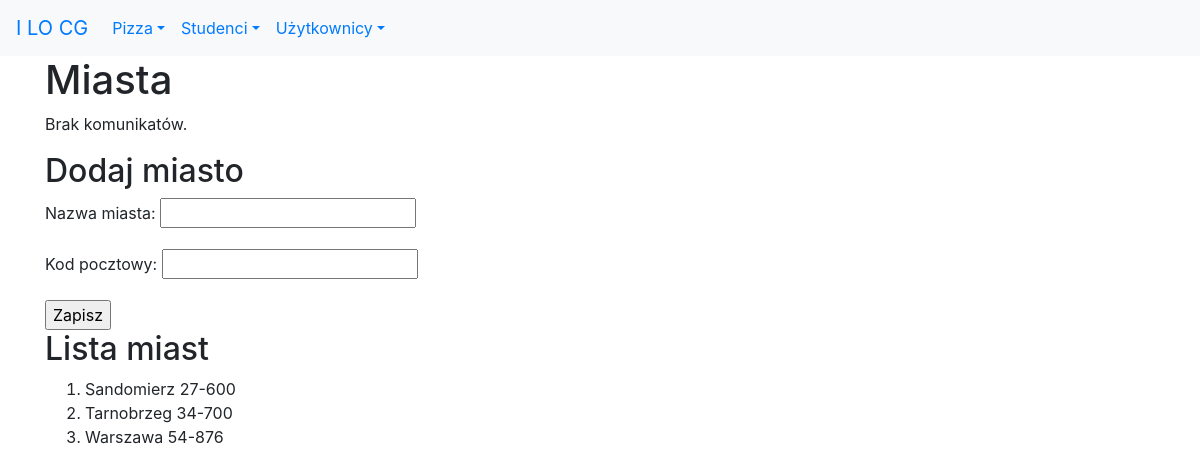
The app's page /studenci/miasta/ (signed in), older data.
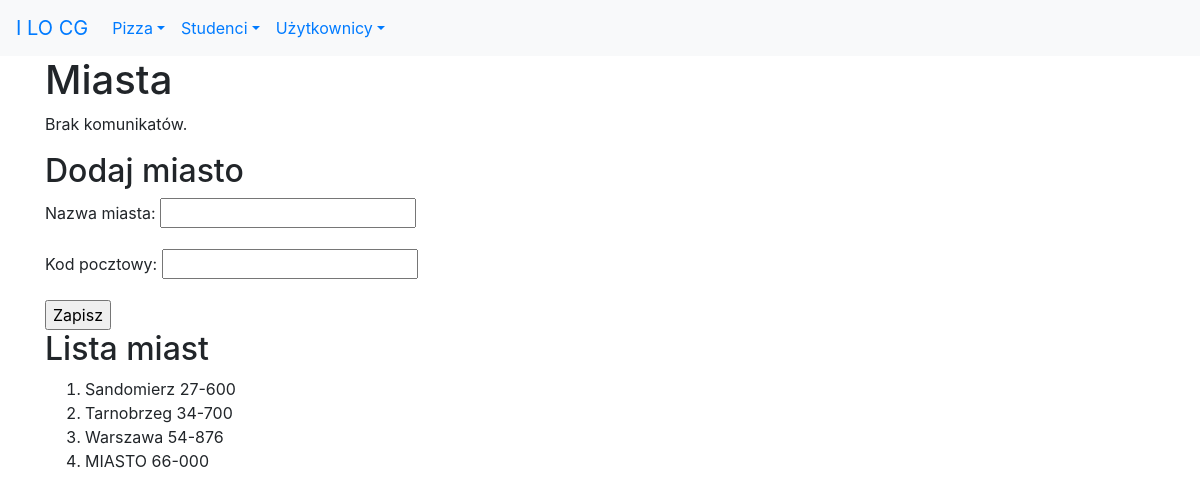
The same page, newer data.
### studenci/models.py (models this page shows, shortened)
class Miasto(models.Model):
    nazwa = models.CharField(verbose_name='miasto', max_length=30)
    kod = models.CharField(max_length=30, help_text="Wpisz kod pocztowy")
    class Meta:
        verbose_name_plural = "miasta"

### studenci/views.py (the view)
# urls.py: path('miasta/', views.miasta, name='miasta'),
def miasta(request):
    if request.method == 'POST':
        form = MiastoForm(request.POST)
        if form.is_valid():
            m = Miasto(nazwa=form.cleaned_data['nazwa'], kod=form.cleaned_data['kod'])
            m.save()
            messages.success(request, "Dane zapisano!")
            return redirect(reverse('studenci:miasta'))
    else:
        form = MiastoForm()
    miasta = Miasto.objects.all()
    kontekst = {
        'miasta': miasta,
        'form': form
    }
    return render(request, 'studenci/miasta.html', kontekst)

### studenci/forms.py
class MiastoForm(forms.Form):
    nazwa = forms.CharField(
        label="Nazwa miasta:",
        max_length=30,
        widget=forms.TextInput()
    )
    kod = forms.CharField(
        label="Kod pocztowy:",
        max_length=6,
        widget=forms.TextInput()
    )

### studenci/templates/studenci/miasta.html (shortened to what this page needs)
{% extends 'szablon.html' %}
{% block naglowek %}Miasta{% endblock naglowek %}
{% block tresc %}
<h2>Dodaj miasto</h2>
    {% if user.is_authenticated %}
        {% if perms.studenci.add_miasto %}
            <form action="." method="POST">
                {{ form.as_p }}
                <input type="submit" value="Zapisz">
            </form>
        {% else %}
            <div class="well">Nie możesz dodawać miast!</div>
        {% endif %}
    {% endif %}
<h2>Lista miast</h2>
<ol>
    {% for miasto in miasta %}
        <li>{{ miasto.nazwa }}&nbsp;{{ miasto.kod }}</li>
    {% endfor %}
</ol>
{% endblock tresc %}

Row changes from the older to the newer data that the page shows:
added Miasto: nazwa "MIASTO", kod "66-000"
